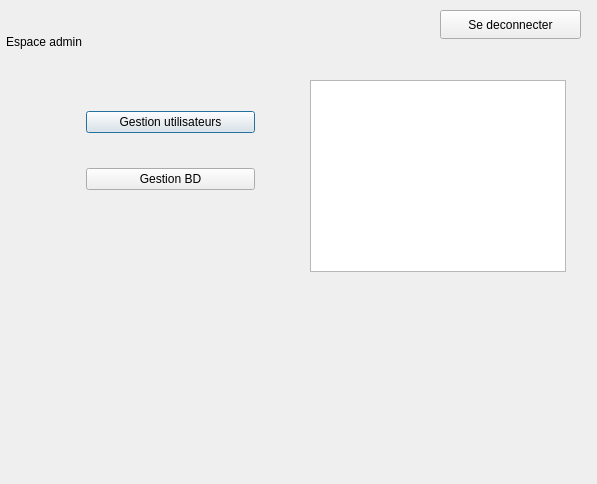
<?xml version="1.0" encoding="UTF-8"?>
<ui version="4.0">
 <class>AdminInterface</class>
 <widget class="QDialog" name="AdminInterface">
  <property name="geometry">
   <rect>
    <x>0</x>
    <y>0</y>
    <width>597</width>
    <height>484</height>
   </rect>
  </property>
  <property name="windowTitle">
   <string>Dialog</string>
  </property>
  <widget class="QLabel" name="label">
   <property name="geometry">
    <rect>
     <x>6</x>
     <y>32</y>
     <width>111</width>
     <height>20</height>
    </rect>
   </property>
   <property name="text">
    <string>Espace admin</string>
   </property>
  </widget>
  <widget class="QWidget" name="layoutWidget">
   <property name="geometry">
    <rect>
     <x>86</x>
     <y>82</y>
     <width>169</width>
     <height>139</height>
    </rect>
   </property>
   <layout class="QVBoxLayout" name="verticalLayout">
    <item>
     <widget class="QPushButton" name="pushButton_adminGestionUsers">
      <property name="text">
       <string>Gestion utilisateurs</string>
      </property>
     </widget>
    </item>
    <item>
     <widget class="QPushButton" name="pushButton_GestionBD">
      <property name="text">
       <string>Gestion BD</string>
      </property>
     </widget>
    </item>
   </layout>
  </widget>
  <widget class="QPushButton" name="pushButton_admin_deconnexion">
   <property name="geometry">
    <rect>
     <x>440</x>
     <y>10</y>
     <width>141</width>
     <height>29</height>
    </rect>
   </property>
   <property name="text">
    <string>Se deconnecter</string>
   </property>
  </widget>
  <widget class="QTableView" name="tableView_admin">
   <property name="geometry">
    <rect>
     <x>310</x>
     <y>80</y>
     <width>256</width>
     <height>192</height>
    </rect>
   </property>
  </widget>
 </widget>
 <resources/>
 <connections/>
</ui>
